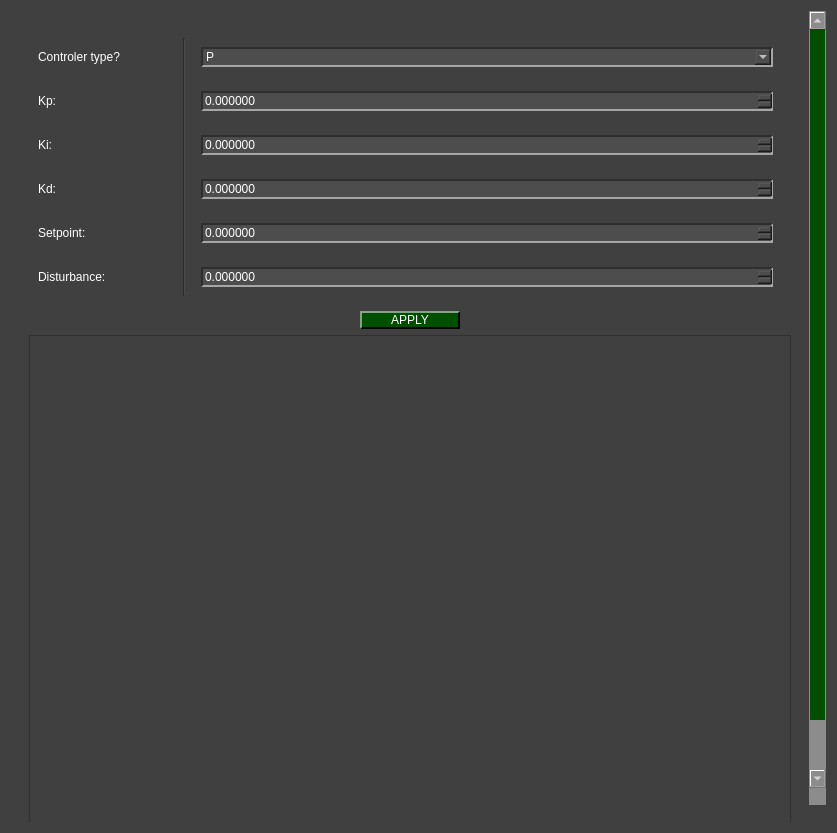
<?xml version="1.0" encoding="UTF-8"?>
<ui version="4.0">
 <class>Dialog_Plot_PID_Window</class>
 <widget class="QDialog" name="Dialog_Plot_PID_Window">
  <property name="geometry">
   <rect>
    <x>0</x>
    <y>0</y>
    <width>837</width>
    <height>833</height>
   </rect>
  </property>
  <property name="windowTitle">
   <string>Dialog</string>
  </property>
  <property name="styleSheet">
   <string notr="true">QWidget{
	background-color: rgb(64, 64, 64);
}

QTabWidget::pane { 
   border: 1px solid rgb(166, 166, 166);
}

QTabBar::tab {
  	background-color: rgb(77, 77, 77);
 }

 QTabBar::tab:selected {
  	background-color: rgb(140, 140, 140);
	padding-top: 2px;
	padding-bottom: 2px;
	padding-left: 12px;
	padding-right: 12px;
 }

 QTabBar::tab:selected:hover {
  	background-color: rgb(140, 140, 140);
	padding-top: 2px;
	padding-bottom: 2px;
	padding-left: 12px;
	padding-right: 12px;
 }

 QTabBar::tab:hover {
  	background-color: rgb(109, 109, 109);
	padding-top: 2px;
	padding-bottom: 2px;
	padding-left: 12px;
	padding-right: 12px;
 }

 QTabBar::tab:middle {
	border-right: 1px dashed rgb(166, 166, 166);
	border-left: 1px dashed rgb(166, 166, 166);
	padding-top: 2px;
	padding-bottom: 2px;
	padding-left: 12px;
	padding-right: 12px;
 }

 QTabBar::tab:last {
	border-top-right-radius: 10px;
	padding-top: 2px;
	padding-bottom: 2px;
	padding-left: 12px;
	padding-right: 12px;
 }

 QTabBar::tab:first {
	border-top-left-radius: 10px;
	padding-top: 2px;
	padding-bottom: 2px;
	padding-left: 12px;
	padding-right: 12px;
 }


QComboBox QAbstractItemView {
    background-color: rgb(77, 77, 77);
}

QComboBox QAbstractItemView::item:focus{
    background-color: rgb(140, 140, 140);
}

QDoubleSpinBox{
	background-color: rgb(77, 77, 77);
	
	border-top: 1.5px solid rgb(46, 46, 46);
	border-left: 1.5px solid rgb(46, 46, 46);

	border-bottom: 1.5px solid rgb(166, 166, 166);
	border-right: 1.5px solid rgb(166, 166, 166);
}

QDoubleSpinBox::up-button{
    image: url(:/imgs/imgs/drop_up_arrow.png);
	width: 11px;

	background-color: rgb(0, 79, 0);
	border-top: 1.5px solid rgb(127, 167, 127);
	border-left: 1.5px solid rgb(127, 167, 127);

	border-bottom: 1.5px solid rgb(0, 0, 0);
	border-right: 1.5px solid rgb(0, 0, 0);
}

QDoubleSpinBox::up-button:pressed{
	border: 2px solid rgb(255, 255, 255);
}

QDoubleSpinBox::up-button:hover{
	background-color: rgb(0, 50, 0);
}

QDoubleSpinBox::down-button{
    image: url(:/imgs/imgs/drop_down_arrow.png);
	width: 11px;

	background-color: rgb(0, 79, 0);
	border-top: 1.5px solid rgb(127, 167, 127);
	border-left: 1.5px solid rgb(127, 167, 127);

	border-bottom: 1.5px solid rgb(0, 0, 0);
	border-right: 1.5px solid rgb(0, 0, 0);
}

QDoubleSpinBox::down-button:pressed{
	border: 2px solid rgb(255, 255, 255);
}

QDoubleSpinBox::down-button:hover{
	background-color: rgb(0, 50, 0);
}

QWidget#centralwidget{
	background-color: rgb(64, 64, 64);
}

QWidget{
	color: rgb(255, 255, 255);
}

QComboBox{
	background-color: rgb(77, 77, 77);
	
	border-top: 1.5px solid rgb(46, 46, 46);
	border-left: 1.5px solid rgb(46, 46, 46);

	border-bottom: 1.5px solid rgb(166, 166, 166);
	border-right: 1.5px solid rgb(166, 166, 166);
}


QComboBox::drop-down{
	image: url(:/imgs/imgs/drop_down_arrow.png);
	width: 11px;

	background-color: rgb(0, 79, 0);
	border-top: 2px solid rgb(127, 167, 127);
	border-left: 2px solid rgb(127, 167, 127);

	border-bottom: 2px solid rgb(0, 0, 0);
	border-right: 2px solid rgb(0, 0, 0);
}

QComboBox::drop-down:hover{
	background-color: rgb(0, 50, 0);
}

QComboBox::drop-down:pressed{
	border: 2px solid rgb(255, 255, 255);
}

QPushButton{
	background-color: rgb(0, 79, 0);

	border-top: 1.5px solid rgb(127, 167, 127);
	border-left: 1.5px solid rgb(127, 167, 127);

	border-bottom: 1.5px solid rgb(0, 0, 0);
	border-right: 1.5px solid rgb(0, 0, 0);

	
	font: 12pt &quot;Helvetica&quot;;
	text-align:center;
}

QWidget{
	font: 12pt &quot;Helvetica&quot;;
}

QPushButton:hover{
	background-color: rgb(0, 50, 0);
}

QPushButton:pressed{
	border: 2px solid rgb(255, 255, 255);
}

QLineEdit{
	background-color: rgb(77, 77, 77);
	border-top: 1.5px solid rgb(46, 46, 46);
	border-left: 1.5px solid rgb(46, 46, 46);

	border-bottom: 1.5px solid rgb(166, 166, 166);
	border-right: 1.5px solid rgb(166, 166, 166);
}

QRadioButton::indicator{
	border-radius: 6px;
	border-top: 1.5px solid rgb(0, 0, 0);
	border-left: 1.5px solid rgb(0, 0, 0);

	border-bottom: 1.5px solid rgb(160, 160, 160);
	border-right: 1.5px solid rgb(160, 160, 160);
}

QRadioButton::indicator::checked{
	background-color: white;
}

QRadioButton::indicator::unchecked:hover{
	background-color: #9F9F9F;
}

QRadioButton::indicator::pressed{
	border: 1.5px solid #505050
}

QPushButton#reload_devices{
	image: url(:/imgs/imgs/reload.png);
	width: 11px;
	background-color: rgb(0, 79, 0);

	border-top: 1.5px solid rgb(127, 167, 127);
	border-left: 1.5px solid rgb(127, 167, 127);

	border-bottom: 1.5px solid rgb(0, 0, 0);
	border-right: 1.5px solid rgb(0, 0, 0);

	
	font: 12pt &quot;Helvetica&quot;;
	text-align:center;
}

QPushButton#reload_devices:hover{
	background-color: rgb(0, 50, 0);
}

QPushButton#reload_devices:pressed{
	border: 2px solid rgb(255, 255, 255);
}

QDoubleSpinBox{
	background-color: rgb(77, 77, 77);
	
	border-top: 1.5px solid rgb(46, 46, 46);
	border-left: 1.5px solid rgb(46, 46, 46);

	border-bottom: 1.5px solid rgb(166, 166, 166);
	border-right: 1.5px solid rgb(166, 166, 166);
}

QDoubleSpinBox:disabled {
    background-color: rgb(50, 50, 50);
    
    border-top: 1.5px solid rgb(30, 30, 30);
    border-left: 1.5px solid rgb(30, 30, 30);
    
    border-bottom: 1.5px solid rgb(100, 100, 100);
    border-right: 1.5px solid rgb(100, 100, 100);
    
    color: rgb(150, 150, 150);
}

QDoubleSpinBox::up-button{
    image: url(:/imgs/imgs/drop_up_arrow.png);
	width: 11px;

	background-color: rgb(0, 79, 0);
	border-top: 1.5px solid rgb(127, 167, 127);
	border-left: 1.5px solid rgb(127, 167, 127);

	border-bottom: 1.5px solid rgb(0, 0, 0);
	border-right: 1.5px solid rgb(0, 0, 0);
}

QDoubleSpinBox::up-button:pressed{
	border: 2px solid rgb(255, 255, 255);
}

QDoubleSpinBox::up-button:hover{
	background-color: rgb(0, 50, 0);
}

QDoubleSpinBox::down-button{
    image: url(:/imgs/imgs/drop_down_arrow.png);
	width: 11px;

	background-color: rgb(0, 79, 0);
	border-top: 1.5px solid rgb(127, 167, 127);
	border-left: 1.5px solid rgb(127, 167, 127);

	border-bottom: 1.5px solid rgb(0, 0, 0);
	border-right: 1.5px solid rgb(0, 0, 0);
}

QDoubleSpinBox::down-button:pressed{
	border: 2px solid rgb(255, 255, 255);
}

QDoubleSpinBox::down-button:hover{
	background-color: rgb(0, 50, 0);
}

QScrollBar:vertical {
     border: 1px solid rgb(140, 140, 140);
     background: rgb(140, 140, 140);
     width: 17px;
     margin: 17px 0 17px 0;
 }
QScrollBar::handle:vertical {
     background: rgb(0, 79, 0);
     min-height: 20px;
 }
QScrollBar::add-line:vertical {
	image: url(:/imgs/imgs/drop_down_arrow.png);
     border: 1px solid rgb(140, 140, 140);
     background: rgb(0, 79, 0);
     height: 15px;
     subcontrol-position: bottom;
     subcontrol-origin: margin;
 }

QScrollBar::sub-line:vertical {
	image: url(:/imgs/imgs/drop_up_arrow.png);
     border: 1px solid rgb(140, 140, 140);
     background: rgb(0, 79, 0);
     height: 15px;
     subcontrol-position: top;
     subcontrol-origin: margin;
 }

QScrollBar::add-line:vertical:pressed {
    border: 1px solid rgb(255, 255, 255);
	background: rgb(0, 79, 0)
 }

QScrollBar::sub-line:vertical:pressed {
	border: 1px solid rgb(255, 255, 255);
	background: rgb(0, 79, 0)
 }

QScrollBar::add-line:vertical:hover {
     background-color: rgb(0, 50, 0);
 }

QScrollBar::sub-line:vertical:hover {
    background-color: rgb(0, 50, 0);
 }

QScrollBar::handle:vertical:pressed {
    border: 1px solid rgb(255, 255, 255);
	background: rgb(0, 79, 0)
 }

QScrollBar::handle:vertical:hover {
    background-color: rgb(0, 50, 0);
 }

QScrollBar::add-page:vertical, QScrollBar::sub-page:vertical {
     background: none;
 }

QScrollArea{
	border: none;
}

QScrollBar:horizontal {
    border: 1px solid rgb(140, 140, 140);
    background: rgb(140, 140, 140);
    height: 17px; /* Era width na vertical */
    margin: 0 17px 0 17px; /* Margens laterais agora */
}

/* O &quot;pegador&quot; (slider) */
QScrollBar::handle:horizontal {
    background: rgb(0, 79, 0);
    min-width: 20px; /* Era min-height */
}

/* Botão da direita (Add line) */
QScrollBar::add-line:horizontal {
    image: url(:/imgs/imgs/drop_right_arrow.png); /* Ideal trocar para uma seta à direita */
    border: 1px solid rgb(140, 140, 140);
    background: rgb(0, 79, 0);
    width: 15px;
    subcontrol-position: right;
    subcontrol-origin: margin;
}

/* Botão da esquerda (Sub line) */
QScrollBar::sub-line:horizontal {
    image: url(:/imgs/imgs/drop_left_arrow.png); /* Ideal trocar para uma seta à esquerda */
    border: 1px solid rgb(140, 140, 140);
    background: rgb(0, 79, 0);
    width: 15px;
    subcontrol-position: left;
    subcontrol-origin: margin;
}

/* Estados de Interação (Hover e Pressed) */
QScrollBar::add-line:horizontal:pressed, QScrollBar::sub-line:horizontal:pressed, QScrollBar::handle:horizontal:pressed {
    border: 1px solid rgb(255, 255, 255);
    background: rgb(0, 79, 0);
}

QScrollBar::add-line:horizontal:hover, QScrollBar::sub-line:horizontal:hover, QScrollBar::handle:horizontal:hover {
    background-color: rgb(0, 50, 0);
}

/* Área de clique para pular página */
QScrollBar::add-page:horizontal, QScrollBar::sub-page:horizontal {
    background: none;
}

</string>
  </property>
  <property name="locale">
   <locale language="English" country="UnitedStates"/>
  </property>
  <layout class="QVBoxLayout" name="verticalLayout">
   <item>
    <widget class="QScrollArea" name="scrollArea">
     <property name="widgetResizable">
      <bool>true</bool>
     </property>
     <widget class="QWidget" name="scrollAreaWidgetContents">
      <property name="geometry">
       <rect>
        <x>0</x>
        <y>0</y>
        <width>802</width>
        <height>944</height>
       </rect>
      </property>
      <layout class="QGridLayout" name="gridLayout_2">
       <item row="0" column="0">
        <widget class="QWidget" name="widget" native="true">
         <layout class="QVBoxLayout" name="verticalLayout_3">
          <item>
           <widget class="QWidget" name="widget_2" native="true">
            <layout class="QGridLayout" name="gridLayout">
             <item row="0" column="5" rowspan="6">
              <widget class="Line" name="line">
               <property name="orientation">
                <enum>Qt::Orientation::Vertical</enum>
               </property>
              </widget>
             </item>
             <item row="0" column="1">
              <widget class="QLabel" name="label_Type">
               <property name="minimumSize">
                <size>
                 <width>109</width>
                 <height>0</height>
                </size>
               </property>
               <property name="maximumSize">
                <size>
                 <width>109</width>
                 <height>25</height>
                </size>
               </property>
               <property name="toolTip">
                <string>&lt;html&gt;&lt;head/&gt;&lt;body&gt;&lt;p&gt;&lt;img src=&quot;:/imgs/imgs/PID_Flow.png&quot;/&gt;&lt;/p&gt;&lt;/body&gt;&lt;/html&gt;</string>
               </property>
               <property name="text">
                <string>Controler type?</string>
               </property>
              </widget>
             </item>
             <item row="3" column="6">
              <widget class="QWidget" name="widget_6" native="true">
               <layout class="QHBoxLayout" name="horizontalLayout_6">
                <item>
                 <widget class="QDoubleSpinBox" name="doubleSpinBox_KdDialog">
                  <property name="decimals">
                   <number>6</number>
                  </property>
                  <property name="maximum">
                   <double>999999999999.000000000000000</double>
                  </property>
                  <property name="singleStep">
                   <double>0.010000000000000</double>
                  </property>
                 </widget>
                </item>
               </layout>
              </widget>
             </item>
             <item row="3" column="1">
              <widget class="QLabel" name="label_Kd">
               <property name="text">
                <string>Kd:</string>
               </property>
              </widget>
             </item>
             <item row="0" column="6">
              <widget class="QWidget" name="widget_9" native="true">
               <layout class="QHBoxLayout" name="horizontalLayout_3">
                <item>
                 <widget class="QComboBox" name="comboBox_TypeDialog">
                  <property name="minimumSize">
                   <size>
                    <width>175</width>
                    <height>0</height>
                   </size>
                  </property>
                  <item>
                   <property name="text">
                    <string>P</string>
                   </property>
                  </item>
                  <item>
                   <property name="text">
                    <string>PI</string>
                   </property>
                  </item>
                  <item>
                   <property name="text">
                    <string>PD</string>
                   </property>
                  </item>
                  <item>
                   <property name="text">
                    <string>PID</string>
                   </property>
                  </item>
                 </widget>
                </item>
               </layout>
              </widget>
             </item>
             <item row="2" column="1">
              <widget class="QLabel" name="label_Ki">
               <property name="text">
                <string>Ki:</string>
               </property>
              </widget>
             </item>
             <item row="2" column="6">
              <widget class="QWidget" name="widget_7" native="true">
               <layout class="QHBoxLayout" name="horizontalLayout_5">
                <item>
                 <widget class="QDoubleSpinBox" name="doubleSpinBox_KiDialog">
                  <property name="decimals">
                   <number>6</number>
                  </property>
                  <property name="maximum">
                   <double>999999999999.000000000000000</double>
                  </property>
                  <property name="singleStep">
                   <double>0.010000000000000</double>
                  </property>
                 </widget>
                </item>
               </layout>
              </widget>
             </item>
             <item row="4" column="1">
              <widget class="QLabel" name="label_Setpoint">
               <property name="minimumSize">
                <size>
                 <width>100</width>
                 <height>30</height>
                </size>
               </property>
               <property name="maximumSize">
                <size>
                 <width>70</width>
                 <height>16777215</height>
                </size>
               </property>
               <property name="text">
                <string>Setpoint:</string>
               </property>
              </widget>
             </item>
             <item row="1" column="1">
              <widget class="QLabel" name="label_Kp">
               <property name="text">
                <string>Kp:</string>
               </property>
              </widget>
             </item>
             <item row="4" column="6">
              <widget class="QWidget" name="widget_5" native="true">
               <layout class="QHBoxLayout" name="horizontalLayout_7">
                <item>
                 <widget class="QDoubleSpinBox" name="doubleSpinBox_SetpointDialog">
                  <property name="enabled">
                   <bool>true</bool>
                  </property>
                  <property name="decimals">
                   <number>6</number>
                  </property>
                  <property name="maximum">
                   <double>999999999999.000000000000000</double>
                  </property>
                  <property name="singleStep">
                   <double>0.010000000000000</double>
                  </property>
                 </widget>
                </item>
               </layout>
              </widget>
             </item>
             <item row="1" column="6">
              <widget class="QWidget" name="widget_8" native="true">
               <layout class="QHBoxLayout" name="horizontalLayout_4">
                <item>
                 <widget class="QDoubleSpinBox" name="doubleSpinBox_KpDialog">
                  <property name="decimals">
                   <number>6</number>
                  </property>
                  <property name="maximum">
                   <double>999999999999.000000000000000</double>
                  </property>
                  <property name="singleStep">
                   <double>0.010000000000000</double>
                  </property>
                 </widget>
                </item>
               </layout>
              </widget>
             </item>
             <item row="5" column="1">
              <widget class="QLabel" name="label_Disturbe">
               <property name="toolTip">
                <string>&lt;html&gt;&lt;head/&gt;&lt;body&gt;&lt;p&gt;&lt;span style=&quot; font-size:14pt;&quot;&gt;The disturbance will be added as an integrator to the output signal of the PID control, as shown in the figure below:&lt;/span&gt;&lt;/p&gt;&lt;p&gt;&lt;img src=&quot;:/imgs/imgs/PID_Flow.png&quot;/&gt;&lt;/p&gt;&lt;/body&gt;&lt;/html&gt;</string>
               </property>
               <property name="styleSheet">
                <string notr="true">QLabel::toolTip {
    font: 12pt &quot;Helvetica&quot;;
    text-align: center;
    color: white;
    background-color: rgb(64, 64, 64);
}
</string>
               </property>
               <property name="text">
                <string>Disturbance:</string>
               </property>
              </widget>
             </item>
             <item row="5" column="2">
              <widget class="QLabel" name="label_I_Distrube">
               <property name="maximumSize">
                <size>
                 <width>24</width>
                 <height>25</height>
                </size>
               </property>
               <property name="toolTip">
                <string>&lt;html&gt;&lt;head/&gt;&lt;body&gt;&lt;p&gt;&lt;span style=&quot; font-size:14pt;&quot;&gt;The disturbance will be added as an integrator to the output signal of the PID control, as shown in the figure below:&lt;br/&gt;&lt;/span&gt;&lt;img src=&quot;:/imgs/imgs/PID_Flow.png&quot;/&gt;&lt;/p&gt;&lt;/body&gt;&lt;/html&gt;</string>
               </property>
               <property name="text">
                <string>&lt;html&gt;&lt;head/&gt;&lt;body&gt;&lt;p&gt;&lt;img src=&quot;:/imgs/imgs/inform.png&quot;/&gt;&lt;/p&gt;&lt;/body&gt;&lt;/html&gt;</string>
               </property>
              </widget>
             </item>
             <item row="0" column="2">
              <widget class="QLabel" name="label_i_Type">
               <property name="maximumSize">
                <size>
                 <width>24</width>
                 <height>25</height>
                </size>
               </property>
               <property name="toolTip">
                <string>&lt;html&gt;&lt;head/&gt;&lt;body&gt;&lt;p&gt;&lt;img src=&quot;:/imgs/imgs/PID_Flow.png&quot;/&gt;&lt;/p&gt;&lt;/body&gt;&lt;/html&gt;</string>
               </property>
               <property name="text">
                <string>&lt;html&gt;&lt;head/&gt;&lt;body&gt;&lt;p&gt;&lt;img src=&quot;:/imgs/imgs/inform.png&quot;/&gt;&lt;/p&gt;&lt;/body&gt;&lt;/html&gt;</string>
               </property>
              </widget>
             </item>
             <item row="5" column="6">
              <widget class="QWidget" name="widget_4" native="true">
               <layout class="QHBoxLayout" name="horizontalLayout_2">
                <item>
                 <widget class="QDoubleSpinBox" name="doubleSpinBox_DisturbeDialog">
                  <property name="decimals">
                   <number>6</number>
                  </property>
                  <property name="maximum">
                   <double>999999999999.000000000000000</double>
                  </property>
                  <property name="singleStep">
                   <double>0.010000000000000</double>
                  </property>
                 </widget>
                </item>
               </layout>
              </widget>
             </item>
            </layout>
           </widget>
          </item>
          <item alignment="Qt::AlignmentFlag::AlignHCenter">
           <widget class="QPushButton" name="pushButton_apply">
            <property name="minimumSize">
             <size>
              <width>100</width>
              <height>0</height>
             </size>
            </property>
            <property name="maximumSize">
             <size>
              <width>100</width>
              <height>16777215</height>
             </size>
            </property>
            <property name="text">
             <string>APPLY</string>
            </property>
           </widget>
          </item>
          <item>
           <widget class="QFrame" name="frame_image">
            <property name="frameShape">
             <enum>QFrame::Shape::StyledPanel</enum>
            </property>
            <property name="frameShadow">
             <enum>QFrame::Shadow::Raised</enum>
            </property>
            <layout class="QVBoxLayout" name="verticalLayout_2">
             <item>
              <widget class="QWidget" name="widget_image" native="true">
               <property name="minimumSize">
                <size>
                 <width>550</width>
                 <height>500</height>
                </size>
               </property>
               <layout class="QHBoxLayout" name="image_layout"/>
              </widget>
             </item>
            </layout>
           </widget>
          </item>
          <item>
           <widget class="QWidget" name="widget_3" native="true">
            <property name="minimumSize">
             <size>
              <width>570</width>
              <height>41</height>
             </size>
            </property>
            <property name="maximumSize">
             <size>
              <width>16777215</width>
              <height>41</height>
             </size>
            </property>
            <layout class="QHBoxLayout">
             <property name="sizeConstraint">
              <enum>QLayout::SizeConstraint::SetDefaultConstraint</enum>
             </property>
             <item>
              <widget class="QPushButton" name="pushButton_startstop">
               <property name="minimumSize">
                <size>
                 <width>0</width>
                 <height>0</height>
                </size>
               </property>
               <property name="maximumSize">
                <size>
                 <width>100</width>
                 <height>16777215</height>
                </size>
               </property>
               <property name="text">
                <string>STOP</string>
               </property>
              </widget>
             </item>
             <item>
              <widget class="QPushButton" name="pushButton_close">
               <property name="minimumSize">
                <size>
                 <width>60</width>
                 <height>0</height>
                </size>
               </property>
               <property name="maximumSize">
                <size>
                 <width>100</width>
                 <height>16777215</height>
                </size>
               </property>
               <property name="text">
                <string>CLOSE</string>
               </property>
              </widget>
             </item>
            </layout>
           </widget>
          </item>
         </layout>
        </widget>
       </item>
      </layout>
     </widget>
    </widget>
   </item>
  </layout>
 </widget>
 <tabstops>
  <tabstop>pushButton_apply</tabstop>
 </tabstops>
 <resources>
  <include location="resources_1.qrc"/>
 </resources>
 <connections/>
</ui>
